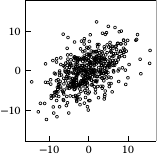

Write the Python code that produced this figure.
from pathlib import PurePath

import matplotlib.pyplot as plt
import pandas as pd
from constant import constants

plt.style.use("sigproc")

csv = pd.read_csv(str(PurePath(__file__).parent / "pca.csv"), sep=",", header=None)
fig, ax = plt.subplots()
ax.set(xlim=(-17, 17), ylim=(-17, 17))
ax.plot(csv[0], csv[1], "o", ms=constants.scatter_markersize)
ax.axis("equal")
fig.savefig(str(PurePath(__file__).parent / (PurePath(__file__).stem + ".pdf")))
